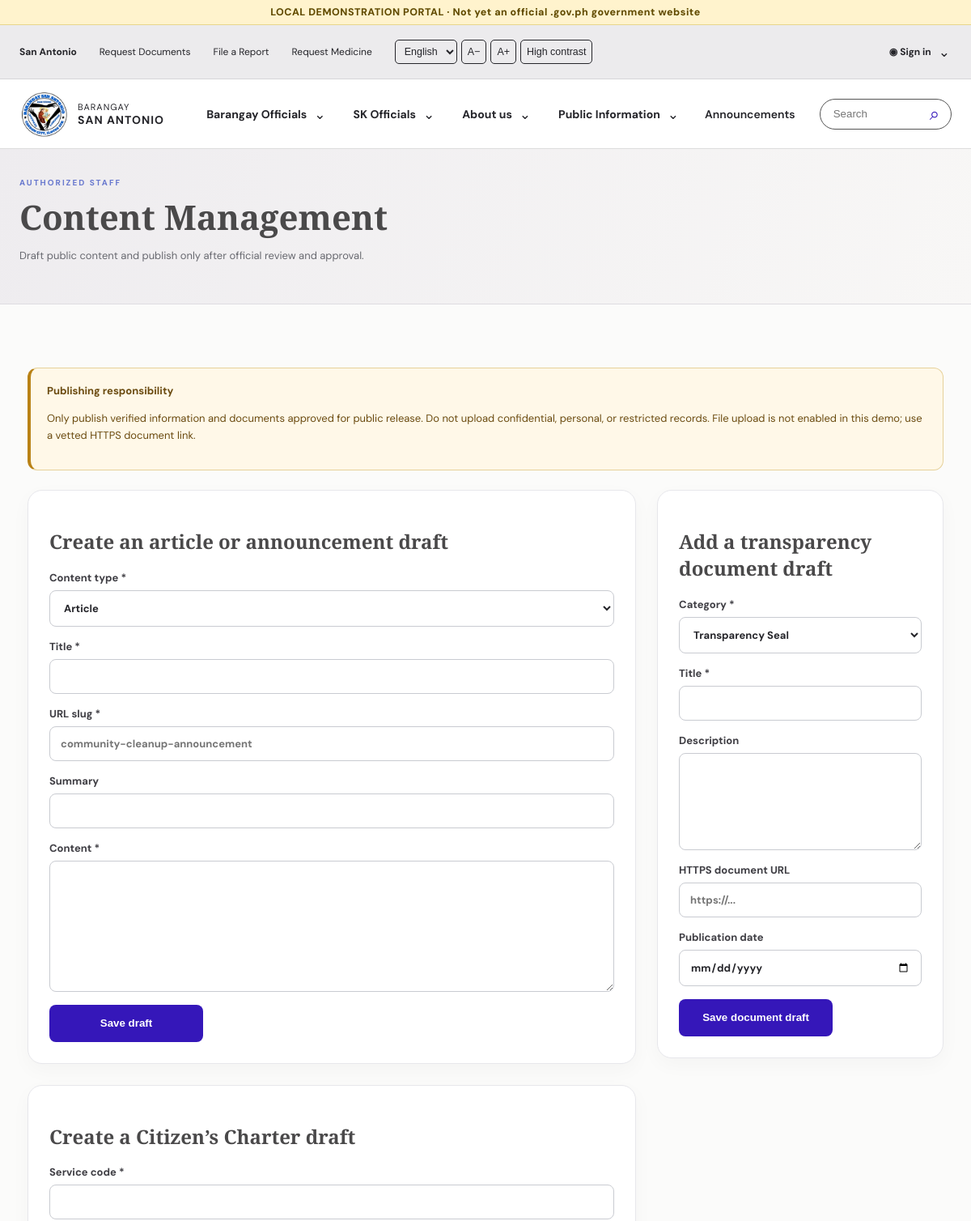
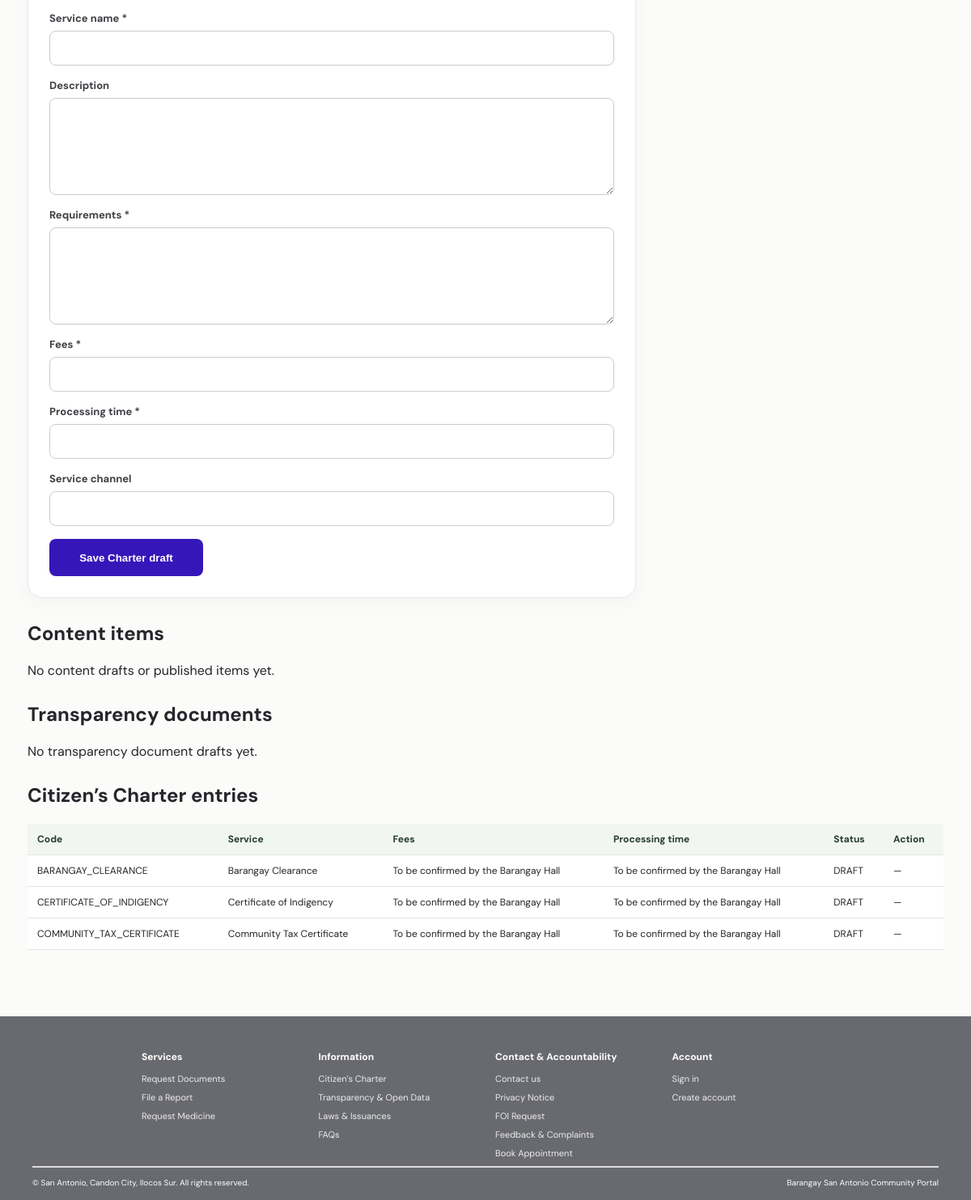
The page /public/content_manage.php (signed in) on the database its author committed (2 pictures, top to bottom).
### tables this page shows
CREATE TABLE IF NOT EXISTS citizen_charter_services (
  charter_service_id BIGINT UNSIGNED NOT NULL AUTO_INCREMENT PRIMARY KEY,
  service_code VARCHAR(80) NOT NULL UNIQUE,
  service_name VARCHAR(180) NOT NULL,
  description VARCHAR(1000) NULL,
  requirements_text TEXT NULL,
  fee_text VARCHAR(255) NOT NULL DEFAULT 'To be confirmed by the Barangay Hall',
  processing_time_text VARCHAR(255) NOT NULL DEFAULT 'To be confirmed by the Barangay Hall',
  service_channel VARCHAR(255) NULL,
  status ENUM('DRAFT','PUBLISHED','ARCHIVED') NOT NULL DEFAULT 'DRAFT',
  updated_at DATETIME NOT NULL DEFAULT CURRENT_TIMESTAMP ON UPDATE CURRENT_TIMESTAMP
);

### app/Core/Security.php (called while the page is built, shortened)
<?php
final class Security
{
    public static function e(?string $value): string
    {
        return htmlspecialchars($value ?? '', ENT_QUOTES | ENT_SUBSTITUTE, 'UTF-8');
    }
}

### app/Services/Authorization.php (called while the page is built, shortened)
<?php
final class Authorization
{
    private static function schema(PDO $db): SchemaInspector { return new SchemaInspector($db); }
    public static function user(PDO $db, int $userId): ?array
    {
        $s = self::schema($db);
        $required = [
            'users' => ['user_id','username','email','account_type','account_status','email_verified_at'],
            'user_roles' => ['user_id','role_id'],
            'roles' => ['role_id','role_code','role_name','is_active'],
        ];
        foreach ($required as $table => $columns) {
            if (!$s->hasColumns($table, $columns)) throw new RuntimeException('The connected database is missing required RBAC structure: '.$table.'.');
        }
        $q = $db->prepare("SELECT u.user_id,u.username,u.email,u.account_type,u.account_status,u.email_verified_at,
                                  r.role_id,r.role_code,r.role_name
                           FROM users u
                           JOIN user_roles ur ON ur.user_id=u.user_id
                           JOIN roles r ON r.role_id=ur.role_id AND r.is_active=1
                           WHERE u.user_id=:uid AND u.account_status='ACTIVE' AND u.email_verified_at IS NOT NULL
                           ORDER BY r.role_code");
        $q->execute(['uid'=>$userId]);
        $rows = $q->fetchAll(PDO::FETCH_ASSOC);
        $user = $rows[0];
        $user['position_id'] = null;
        $user['position_name'] = null;
        $user['official_assignment_id'] = null;
        $user['position_assignment_valid'] = false;
        if ($user['role_code'] === 'BARANGAY_OFFICIAL') {
            $p = $db->prepare("SELECT oa.official_assignment_id,oa.position_id,op.position_name
                               FROM official_assignments oa
                               JOIN official_positions op ON op.position_id=oa.position_id AND op.is_active=1
                               WHERE oa.user_id=:uid AND oa.assignment_status='ACTIVE' AND oa.verification_status='VERIFIED'
                                 AND oa.term_start<=CURRENT_DATE()
                                 AND (oa.term_end IS NULL OR oa.term_end>=CURRENT_DATE())");
            $p->execute(['uid'=>$userId]);
            $assignments = $p->fetchAll(PDO::FETCH_ASSOC);
            if (count($assignments) === 1) {
                $user['official_assignment_id'] = (int)$assignments[0]['official_assignment_id'];
                $user['position_id'] = (int)$assignments[0]['position_id'];
                $user['position_name'] = $assignments[0]['position_name'];
                $user['position_assignment_valid'] = true;
            }
        }
        return $user;
    }
}

### app/Core/SchemaInspector.php (called while the page is built, shortened)
<?php
final class SchemaInspector
{
    private array $columns = [];
    private array $tables = [];
    public function hasTable(string $table): bool
    {
        if (!array_key_exists($table, $this->tables)) {
            $q = $this->db->prepare('SELECT 1 FROM information_schema.tables WHERE table_schema=DATABASE() AND table_name=:table LIMIT 1');
            $q->execute(['table' => $table]);
            $this->tables[$table] = (bool)$q->fetchColumn();
        }
        return $this->tables[$table];
    }
    public function hasColumns(string $table, array $columns): bool
    {
        if (!$this->hasTable($table)) return false;
        foreach ($columns as $column) {
            $key = $table . '.' . $column;
            if (!array_key_exists($key, $this->columns)) {
                $q = $this->db->prepare('SELECT 1 FROM information_schema.columns WHERE table_schema=DATABASE() AND table_name=:table AND column_name=:column LIMIT 1');
                $q->execute(['table' => $table, 'column' => $column]);
                $this->columns[$key] = (bool)$q->fetchColumn();
            }
        }
        return true;
    }
}

### public/content_manage.php (the view, shortened to what this page needs)
<?php
require dirname(__DIR__).'/app/Core/Security.php';require dirname(__DIR__).'/app/Core/SchemaInspector.php';require dirname(__DIR__).'/app/Services/Authorization.php';
try{$db=Database::connection();$user=Authorization::user($db,(int)$_SESSION['user_id']);if(!$user){Security::destroySession();header('Location: login.php');exit;}if(!Authorization::can($db,$user,'content.manage')&&!Authorization::can($db,$user,'transparency.manage')){http_response_code(403);exit('Content management permission required.');}}
catch(Throwable $e){error_log('Content manager: '.$e->getMessage());http_response_code(503);exit('Content management is unavailable.');}
$items=$db->query('SELECT content_id,content_type,slug,title,status,created_at FROM content_items ORDER BY created_at DESC LIMIT 50')->fetchAll(PDO::FETCH_ASSOC);$docs=$db->query('SELECT public_document_id,category,title,status,published_date FROM public_documents ORDER BY created_at DESC LIMIT 50')->fetchAll(PDO::FETCH_ASSOC);$charters=$db->query('SELECT charter_service_id,service_code,service_name,status,fee_text,processing_time_text FROM citizen_charter_services ORDER BY service_name')->fetchAll(PDO::FETCH_ASSOC);
require dirname(__DIR__).'/app/Core/PublicPage.php';pageHeader('Content Management','Draft, review, and publish public portal content.');?>
<main id="main-content"><section class="page-hero"><div class="page-hero-inner"><p class="eyebrow">AUTHORIZED STAFF</p><h1>Content Management</h1><p>Draft public content and publish only after official review and approval.</p></div></section><section class="section"><div class="notice warning"><b>Publishing responsibility</b><p>Only publish verified information and documents approved for public release. Do not upload confidential, personal, or restricted records. File upload is not enabled in this demo; use a vetted HTTPS document link.</p></div><?php if($message): ?><div class="notice info" role="status"><?= Security::e($message) ?></div><?php endif; ?><?php if($error): ?><div class="notice warning" role="alert"><?= Security::e($error) ?></div><?php endif; ?>
<div class="content-layout"><article class="content-panel"><h2>Create an article or announcement draft</h2><form class="portal-form" method="post"><input type="hidden" name="_csrf" value="<?= Security::e(Security::csrfToken()) ?>"><input type="hidden" name="action" value="create_content"><label>Content type *<select name="content_type" required><option value="ARTICLE">Article</option><option value="ANNOUNCEMENT">Announcement</option><option value="NOTICE">Public Notice</option><option value="ISSUANCE">Law / Issuance</option></select></label><label>Title *<input name="title" maxlength="220" required></label><label>URL slug *<input name="slug" maxlength="180" pattern="[A-Za-z0-9-]+" required placeholder="community-cleanup-announcement"></label><label>Summary<input name="summary" maxlength="500"></label><label>Content *<textarea name="body" rows="8" maxlength="15000" required></textarea></label><button class="auth-submit" type="submit">Save draft</button></form></article><article class="content-panel"><h2>Add a transparency document draft</h2><form class="portal-form" method="post"><input type="hidden" name="_csrf" value="<?= Security::e(Security::csrfToken()) ?>"><input type="hidden" name="action" value="create_publication"><label>Category *<select name="category" required><option value="TRANSPARENCY_SEAL">Transparency Seal</option><option value="BUDGET">Budget</option><option value="PROCUREMENT">Procurement &amp; Bidding</option><option value="ANNUAL_REPORT">Annual Report</option><option value="OPEN_DATA">Open Data</option><option value="LAW_OR_ISSUANCE">Law / Issuance</option><option value="OTHER">Other</option></select></label><label>Title *<input name="title" maxlength="220" required></label><label>Description<textarea name="description" rows="3" maxlength="1000"></textarea></label><label>HTTPS document URL<input type="url" name="document_url" placeholder="https://..." maxlength="1000"></label><label>Publication date<input type="date" name="published_date"></label><button class="auth-submit" type="submit">Save document draft</button></form></article><article class="content-panel"><h2>Create a Citizen’s Charter draft</h2><form class="portal-form" method="post"><input type="hidden" name="_csrf" value="<?= Security::e(Security::csrfToken()) ?>"><input type="hidden" name="action" value="create_charter"><label>Service code *<input name="service_code" maxlength="80" pattern="[A-Za-z0-9_]+" required></label><label>Service name *<input name="service_name" maxlength="180" required></label><label>Description<textarea name="charter_description" rows="2" maxlength="1000"></textarea></label><label>Requirements *<textarea name="requirements_text" rows="3" maxlength="5000" required></textarea></label><label>Fees *<input name="fee_text" maxlength="255" required></label><label>Processing time *<input name="processing_time_text" maxlength="255" required></label><label>Service channel<input name="service_channel" maxlength="255"></label><button class="auth-submit" type="submit">Save Charter draft</button></form></article></div>
<section class="workflow-section"><h2>Content items</h2><?php if(!$items): ?><p>No content drafts or published items yet.</p><?php endif; ?></section>
<section class="workflow-section"><h2>Transparency documents</h2><?php if(!$docs): ?><p>No transparency document drafts yet.</p><?php endif; ?></section>
<section class="workflow-section"><h2>Citizen’s Charter entries</h2><?php if(!$charters): ?><p>No Citizen’s Charter entries yet.</p><?php else: ?><div class="table-wrap"><table class="data-table"><thead><tr><th>Code</th><th>Service</th><th>Fees</th><th>Processing time</th><th>Status</th><th>Action</th></tr></thead><tbody><?php foreach($charters as $r): ?><tr><td><?= Security::e($r['service_code']) ?></td><td><?= Security::e($r['service_name']) ?></td><td><?= Security::e($r['fee_text']) ?></td><td><?= Security::e($r['processing_time_text']) ?></td><td><?= Security::e($r['status']) ?></td><td><?php if($user['role_code']==='BARANGAY_ADMINISTRATOR'&&$r['status']!=='PUBLISHED'): ?><form method="post"><input type="hidden" name="_csrf" value="<?= Security::e(Security::csrfToken()) ?>"><input type="hidden" name="id" value="<?= (int)$r['charter_service_id'] ?>"><button name="action" value="publish_charter" type="submit">Publish</button><button name="action" value="archive_charter" type="submit">Archive</button></form><?php else: ?>—<?php endif; ?></td></tr><?php endforeach; ?></tbody></table></div><?php endif; ?></section></section></main><?php pageFooter();

### public/assets/css/site.css (style rules this page uses)
:root { --ink:#25252a;--muted:#686970;--blue:#4f6fff;--purple:#3517b9;--line:#e7e7eb;--paper:#fbfbfa;--serif:'Playfair Display',Georgia,serif;--sans:'DM Sans',Arial,sans-serif }
* { box-sizing:border-box }
html { scroll-behavior:smooth }
body { margin:0;background:var(--paper);color:var(--ink);font-family:var(--sans) }
.eyebrow { font-size:10px;font-weight:700;letter-spacing:2px;color:#6878ce;margin:0 0 12px }
.section { max-width:1180px;margin:auto;padding:54px 24px }
.auth-submit { height:46px;border:0;border-radius:8px;background:var(--purple);color:white;font-weight:700 }
.notice { margin:24px 0;padding:18px 20px;border-radius:12px;font-size:13px;line-height:1.6 }
.notice.warning { background:#fff8e8;border:1px solid #e6d19a;color:#6b4b10 }
.table-wrap { overflow:auto }
table { width:100%;border-collapse:collapse;background:#fff }
th,td { text-align:left;padding:12px;border-bottom:1px solid #e7e7eb;font-size:13px }
th { background:#f4f3f5 }
.page-hero { background:linear-gradient(110deg,#eeecef,#f8f7f6);border-bottom:1px solid #dedce1;padding:35px 24px }
.page-hero-inner { max-width:1180px;margin:auto }
.page-hero h1 { font:700 clamp(28px,4vw,42px)/1.15 var(--serif);margin:7px 0 10px;color:#4a494a }
.page-hero p:not(.eyebrow) { max-width:760px;color:var(--muted);font-size:13px;line-height:1.7 }
.content-layout { max-width:1180px;margin:auto;display:grid;grid-template-columns:minmax(0,1.7fr) minmax(250px,.8fr);gap:26px;align-items:start }
.content-panel,.side-panel { background:#fff;border:1px solid var(--line);border-radius:18px;padding:26px;box-shadow:0 8px 25px #25252a08 }
.content-panel h1,.content-panel h2,.side-panel h2 { font-family:var(--serif);color:#4a494a }
.portal-form { display:grid;gap:19px }
.portal-form label { display:grid;gap:7px;font-size:12px;font-weight:700;color:#3f3e44 }
.portal-form input,.portal-form select,.portal-form textarea { width:100%;min-height:43px;border:1px solid #c9c8ce;border-radius:8px;padding:10px 12px;font:inherit;background:#fff;color:var(--ink) }
.portal-form .auth-submit { width:100%;cursor:pointer }
.auth-submit { height:46px;border:0;border-radius:8px;background:var(--purple);color:white;font-weight:700;cursor:pointer;transition:background .18s ease }
.content-panel,.side-panel { min-width:0 }
.portal-form { display:grid;gap:16px }
.portal-form label { display:grid;gap:7px;font-size:13px;font-weight:700 }
.portal-form input,.portal-form select,.portal-form textarea { width:100%;padding:12px 13px;border:1px solid #c9cbd1;border-radius:8px;font:inherit;background:#fff }
.portal-form textarea { resize:vertical }
.portal-form .auth-submit { width:max-content;min-width:190px;padding:13px 22px;border:0;border-radius:8px;background:var(--purple);color:#fff;font-weight:700;cursor:pointer }
.table-wrap { overflow-x:auto }
.table-wrap table { width:100%;border-collapse:collapse;background:#fff }
.table-wrap th,.table-wrap td { padding:12px;border-bottom:1px solid #e5e5e8;text-align:left;font-size:12px;vertical-align:top }
:root { --portal-font-scale: 1; }
html { font-size: calc(16px * var(--portal-font-scale)); scroll-behavior: smooth; }
body { overflow-wrap: anywhere; }
.page-hero-inner, .content-panel, .side-panel { min-width: 0; }
.content-panel { overflow-wrap: anywhere; }
.portal-form input, .portal-form textarea, .portal-form select { max-width: 100%; }
.portal-form textarea { min-height: 120px; resize: vertical; }
.portal-form button, .review-inline button, .action-primary, .action-secondary { min-height: 42px; }
.table-wrap { max-width: 100%; overflow-x: auto; }
.table-wrap table { min-width: 680px; }
.workflow-section { margin: 28px 0; }
.form-note, .notice, .micro { line-height: 1.6; }
.notice.warning { border-left: 4px solid #b98216; }
.data-table { width: 100%; border-collapse: collapse; }
.data-table th, .data-table td { padding: 11px 12px; text-align: left; border-bottom: 1px solid #e1e7e3; vertical-align: top; }
.data-table th { background: #f2f6f3; color: #243d32; }

### rows shown on the page
citizen_charter_services: service_code "BARANGAY_CLEARANCE", service_name "Barangay Clearance", fee_text "To be confirmed by the Barangay Hall", processing_time_text "To be confirmed by the Barangay Hall", status "DRAFT"
citizen_charter_services: service_code "CERTIFICATE_OF_INDIGENCY", service_name "Certificate of Indigency", fee_text "To be confirmed by the Barangay Hall", processing_time_text "To be confirmed by the Barangay Hall", status "DRAFT"
citizen_charter_services: service_code "COMMUNITY_TAX_CERTIFICATE", service_name "Community Tax Certificate", fee_text "To be confirmed by the Barangay Hall", processing_time_text "To be confirmed by the Barangay Hall", status "DRAFT"
